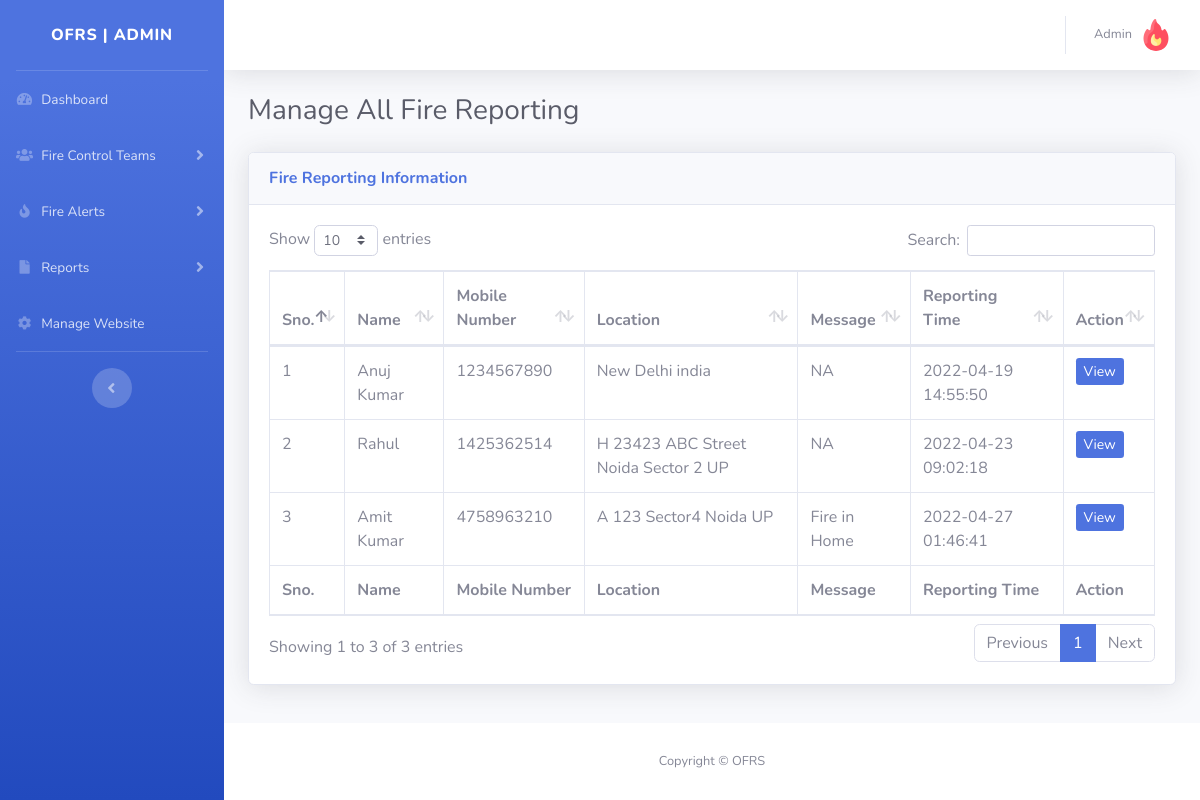
The app's page /admin/all-requests.php (signed in) with its own data.
### tables this page shows
CREATE TABLE `tblsite` (
  `id` int(11) NOT NULL,
  `siteTitle` varchar(255) DEFAULT NULL,
  `siteLogo` varchar(255) DEFAULT NULL
);

CREATE TABLE `tblfirereport` (
  `id` int(11) NOT NULL,
  `fullName` varchar(255) DEFAULT NULL,
  `mobileNumber` bigint(12) DEFAULT NULL,
  `location` mediumtext DEFAULT NULL,
  `messgae` mediumtext DEFAULT NULL,
  `assignTo` int(11) DEFAULT NULL,
  `status` varchar(120) DEFAULT NULL,
  `postingDate` timestamp NULL DEFAULT current_timestamp(),
  `assignTime` varchar(255) DEFAULT NULL,
  `assignTme` varchar(255) NOT NULL
);

### admin/all-requests.php (the view, shortened to what this page needs)
<?php session_start();
include_once('includes/config.php');
if (strlen($_SESSION['aid']==0)) {
  header('location:logout.php');
  } else{
?>
<!DOCTYPE html>
<html lang="en">
<head>
    <link href="vendor/fontawesome-free/css/all.min.css" rel="stylesheet" type="text/css">
    <link href="css/sb-admin-2.min.css" rel="stylesheet">
    <link href="vendor/datatables/dataTables.bootstrap4.min.css" rel="stylesheet">
</head>
<body id="page-top">
    <div id="wrapper">
  <?php include_once('includes/sidebar.php');?>
        <div id="content-wrapper" class="d-flex flex-column">
            <div id="content">
<?php include_once('includes/topbar.php');?>
                <div class="container-fluid">
                       <div class="d-sm-flex align-items-center justify-content-between mb-4">
                        <h1 class="h3 mb-0 text-gray-800">Manage All Fire Reporting</h1>
                    </div>
                    <div class="card shadow mb-4">
                        <div class="card-header py-3">
                            <h6 class="m-0 font-weight-bold text-primary">Fire Reporting Information</h6>
                        </div>
                        <div class="card-body">
                            <div class="table-responsive">
                                <table class="table table-bordered" id="dataTable" width="100%" cellspacing="0">
                                    <thead>
                                        <tr>
                                            <th>Sno.</th>
                                            <th>Name</th>
                                            <th>Mobile Number</th>
                                            <th>Location </th>
                                             <th>Message</th>
                                             <th>Reporting Time</th>
                                            <th>Action</th>
                                        </tr>
                                    </thead>
                                    <tfoot>
                                     <tr>
                                            <th>Sno.</th>
                                            <th>Name</th>
                                            <th>Mobile Number</th>
                                            <th>Location </th>
                                             <th>Message</th>
                                             <th>Reporting Time</th>
                                            <th>Action</th>
                                        </tr>
                                    </tfoot>
                                    <tbody>
<?php $query=mysqli_query($con,"select * from tblfirereport ");
$cnt=1;
while($row=mysqli_fetch_array($query)){
?>
                                        <tr>
                                            <td><?php echo $cnt;?></td>
                                            <td><?php echo $row['fullName'];?></td>
                                            <td><?php echo $row['mobileNumber'];?></td>
                                            <td><?php echo $row['location'];?></td>
                                            <td><?php echo $row['messgae'];?></td>
                                            <td><?php echo $row['postingDate'];?></td>
                                            <td>
                                <a href="request-details.php?requestid=<?php echo $row['id'];?>" class="btn-sm btn-primary">View</a>
                              </td>
                                        </tr>
                               <?php $cnt++;
                           } ?>
                                    </tbody>
                                </table>
                            </div>
                        </div>
                    </div>
                </div>
            </div>
    <?php include_once('includes/footer.php');?>
        </div>
    </div>
</body>
</html>
<?php } ?>

### admin/includes/sidebar.php (shortened to what this page needs)
        <ul class="navbar-nav bg-gradient-primary sidebar sidebar-dark accordion" id="accordionSidebar">
<?php $query=mysqli_query($con,"select * from tblsite");
while($row=mysqli_fetch_array($query)){
$logo=$row['siteLogo'];
$wtitle=$row['siteTitle'];
}  ?>
            <a class="sidebar-brand d-flex align-items-center justify-content-center" href="dashboard.php">
                <div class="sidebar-brand-text mx-3"><?php echo $wtitle;?> | Admin</div>
            </a>
            <hr class="sidebar-divider my-0">
     <li class="nav-item">
                <a class="nav-link" href="dashboard.php">
                    <i class="fas fa-fw fa-tachometer-alt"></i>
                    <span>Dashboard</span></a>
            </li>
<li class="nav-item">
                <a class="nav-link collapsed" href="#" data-toggle="collapse" data-target="#collapsePages1" aria-expanded="true" aria-controls="collapsePages1">
                    <i class="fas fa-fw fa-users"></i>
                    <span>Fire Control Teams</span>
                </a>
            </li>
<li class="nav-item">
                <a class="nav-link collapsed" href="#" data-toggle="collapse" data-target="#collapsePages" aria-expanded="true" aria-controls="collapsePages">
                    <i class="fas fa-fw fa-fire"></i>
                    <span>Fire Alerts</span>
                </a>
            </li>
<li class="nav-item">
                <a class="nav-link collapsed" href="#" data-toggle="collapse" data-target="#collapsePages2" aria-expanded="true" aria-controls="collapsePages2">
                    <i class="fas fa-fw fa-file"></i>
                    <span>Reports</span>
                </a>
            </li>
     <li class="nav-item">
                <a class="nav-link" href="manage-site.php">
                      <i class="fas fa-fw fa-cog"></i>
                    <span>Manage Website</span></a>
            </li>
            <hr class="sidebar-divider d-none d-md-block">
            <div class="text-center d-none d-md-inline">
                <button class="rounded-circle border-0" id="sidebarToggle"></button>
            </div>
        </ul>

### admin/includes/topbar.php (shortened to what this page needs)
      <nav class="navbar navbar-expand navbar-light bg-white topbar mb-4 static-top shadow">
            <?php if($_SESSION['aid']):?>
                    <ul class="navbar-nav ml-auto">
                        <li class="nav-item dropdown no-arrow">
                            <a class="nav-link dropdown-toggle" href="#" id="userDropdown" role="button"
                                data-toggle="dropdown" aria-haspopup="true" aria-expanded="false">
                <?php
$adid=$_SESSION['aid'];
$ret1=mysqli_query($con,"select AdminName from tbladmin where ID='$adid'");
while($row1=mysqli_fetch_array($ret1)){
?>
                                <span class="mr-2 d-none d-lg-inline text-gray-600 small"><?php  echo $row1['AdminName'];?></span>
                           <?php } ?>
                                <img class="img-profile rounded-circle"
                                    src="uploadeddata/<?php echo $logo;?>">
                            </a>
                        </li>
                    </ul>
                <?php endif;?>
                </nav>

### admin/includes/footer.php
<footer class="sticky-footer bg-white">
    <div class="container my-auto">
        <div class="copyright text-center my-auto">
            <span>Copyright &copy; <?php echo $wtitle;?> </span>
        </div>
    </div>
</footer>

### records on screen
tblsite: siteTitle "OFRS", siteLogo (picture)
tblfirereport: fullName "Anuj Kumar", mobileNumber "1234567890", location "New Delhi india", messgae "NA", postingDate "2022-04-19 14:55:50"
tblfirereport: fullName "Rahul", mobileNumber "1425362514", location "H 23423 ABC Street Noida Sector 2 UP", messgae "NA", postingDate "2022-04-23 09:02:18"
tblfirereport: fullName "Amit Kumar", mobileNumber "4758963210", location "A 123 Sector4 Noida UP", messgae "Fire in Home", postingDate "2022-04-27 01:46:41"

### other values on screen
$row1['AdminName'] "Admin"
